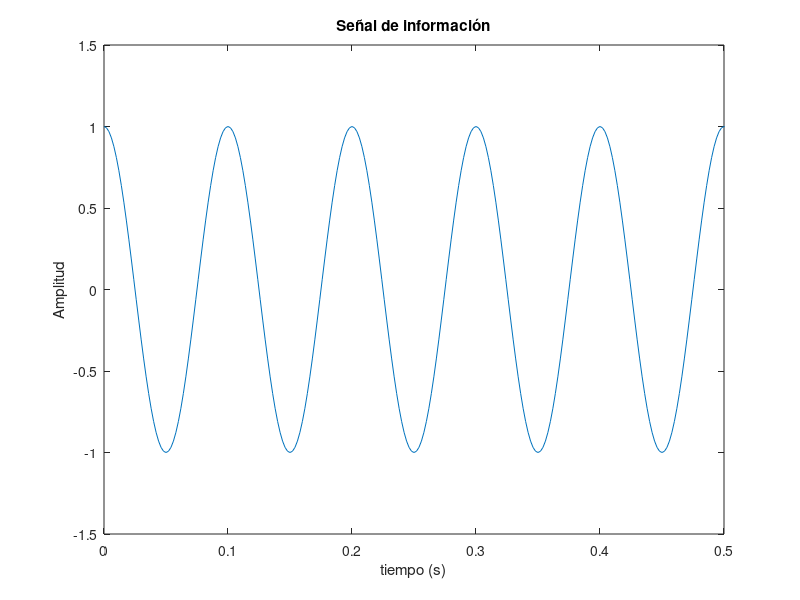
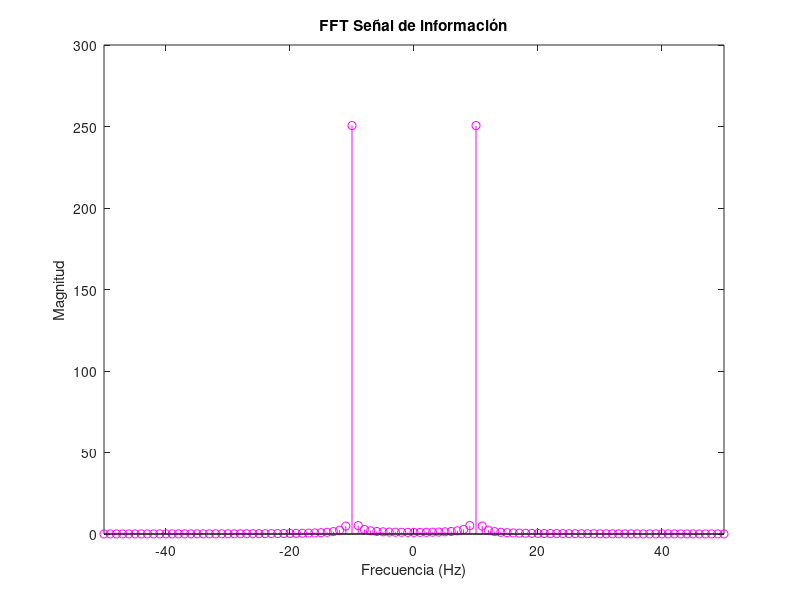
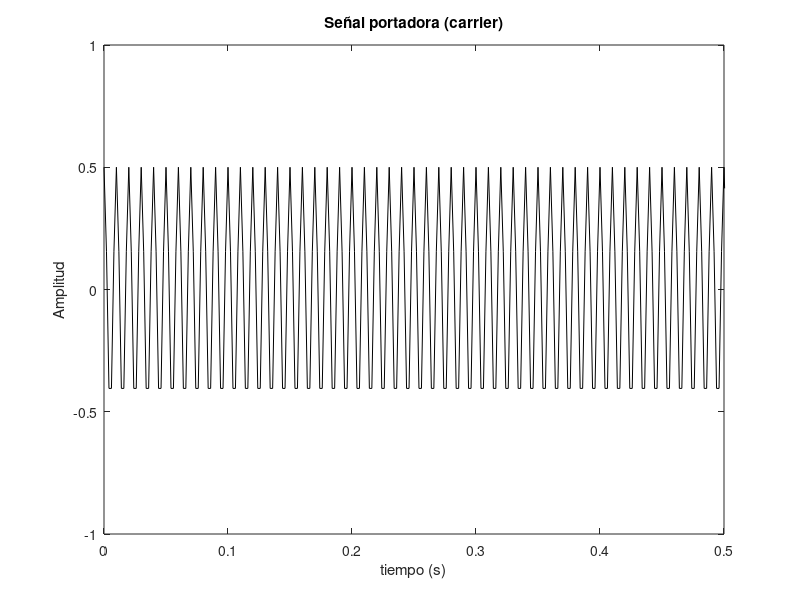
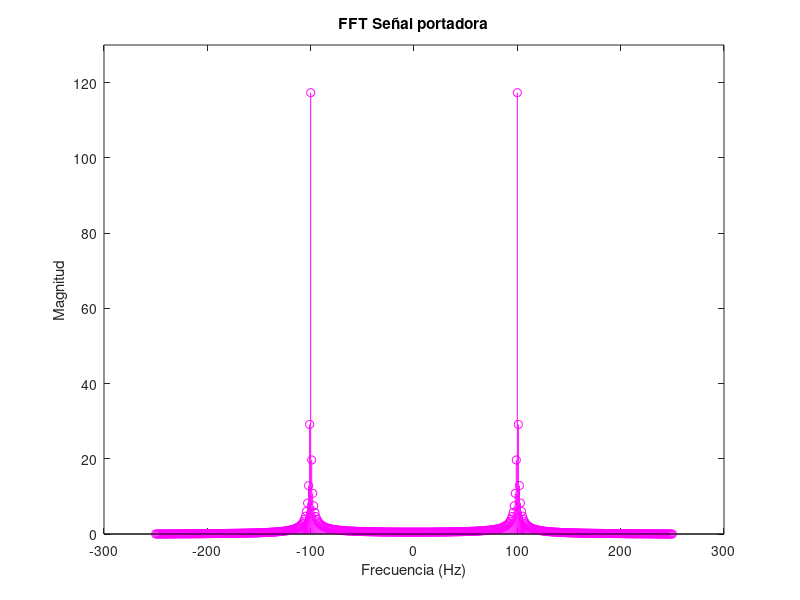

Source code (MATLAB) for these figures, in order:
clear all
clc

%Laboratorio de Comunicaciones Digitales - Andy Paulo Ramírez- - 1087586
%Práctica 1 :  Modulación AM y FM 

%% Generando una onda coseno con frecuencia de 10 Hz 

fs = 500;
fm = 10;
t = 0:1/fs:1;
m =  cos(2*pi*fm*t);                %Señal de información
L = length(m);

figure 
plot(t,m)                           %Gráfica en el dominio del tiempo
xlim([0 0.5]);
ylim([-1.5 1.5]);
title('Señal de información');
ylabel('Amplitud');
xlabel('tiempo (s)');

%Espectro de la señal de información
y = linspace(0,fs,L)- (fs/2);
n = abs(fftshift(fft(m)));
figure
stem(y,n,'m');
xlim([-50 50])
title('FFT Señal de información');
ylabel('Magnitud');
xlabel('Frecuencia (Hz)');

%% Generando una onda coseno de amplitud 0.5 y frecuencia de 100 Hz

fc = 100;
c = 0.5*cos(2*pi*fc*t);               %Señal portadora (carrier)
L2 = length(c);

figure 
plot(t,c,'k')
xlim([0 0.5]);
ylim([-1 1]);
title('Señal portadora (carrier)');         %Dominio del tiempo
ylabel('Amplitud');
xlabel('tiempo (s)');

y2 = linspace(0,fs,L2)- (fs/2);
n2 = abs(fftshift(fft(c)));
figure
stem(y2,n2,'m');
ylim([0 130]);
title('FFT Señal portadora');               %Dominio de la frecuencia
ylabel('Magnitud');
xlabel('Frecuencia (Hz)');

figure 
plot(t,m) 
xlim([0 0.5]);
ylim([-1.5 1.5]);
hold on
plot(t,c,'k')
hold off


%% Modulando la señal por amplitud AM

Sam = c.*(1 + m);
L3 = length(Sam);

figure 
plot(t,Sam,'blue')                      %Dominio del tiempo
xlim([0 0.5]);
ylim([-1.5 1.5]);
title('Señal modulada por amplitud (AM)');
ylabel('Amplitud');
xlabel('tiempo (s)');

y3 = linspace(0,fs,L3)- (fs/2);
n3 = abs(fftshift(fft(Sam)));
figure
stem(y3,n3,'m');                        %Dominio de la frecuencia
ylim([0 130]);
title('FFT Señal Modulada (AM)');
ylabel('Magnitud');
xlabel('Frecuencia (Hz)');


%% Modulando la señal por frecuencia FM

kf = 1;
Sfm = 0.5*cos(2*pi*fc*t+(2*pi*kf.*sin(2*pi*fm*t)));
L4 = length(Sfm);

figure 
plot(t,Sfm)
xlim([0 0.5]);
ylim([-1.5 1.5]);
title('Señal modulada por frecuencia (FM)');      %Dominio del tiempo
ylabel('Amplitud');
xlabel('tiempo (s)');

y4 = linspace(0,fs,L4)- (fs/2);
n4 = abs(fftshift(fft(Sfm)));
figure
stem(y4,n4,'m');                        %Dominio de la frecuencia
ylim([0 130]);
title('FFT Señal Modulada (FM)');
ylabel('Magnitud');
xlabel('Frecuencia (Hz)');


%% Modulando la señal con AM con Ac=2

Ac = 2;
c2 = Ac*cos(2*pi*fc*t);

Sam2 = c2.*(1 + m);
L5 = length (Sam2);

figure 
plot(t,Sam2,'k')                      %Dominio del tiempo
xlim([0 0.5]);
ylim([-4.5 4.5]);
title('Señal modulada por amplitud (AM) con Ac = 2');
ylabel('Amplitud');
xlabel('tiempo (s)');

hold on
plot(t,Sam,'m') 
hold off

y5 = linspace(0,fs,L5)- (fs/2);
n5 = abs(fftshift(fft(Sam2)));
figure
stem(y5,n5,'m');                        %Dominio de la frecuencia
ylim([0 500]);
title('FFT Señal modulada por amplitud (AM) con Ac = 2');
ylabel('Magnitud');
xlabel('Frecuencia (Hz)');



